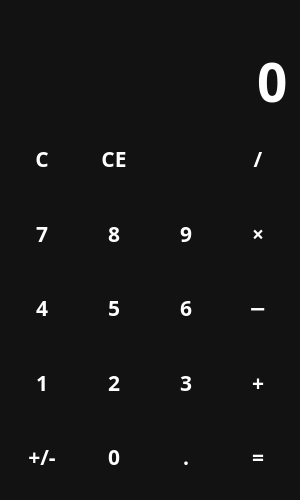
<?xml version="1.0" encoding="UTF-8"?>
<ui version="4.0">
 <class>MainWindow</class>
 <widget class="QMainWindow" name="MainWindow">
  <property name="geometry">
   <rect>
    <x>0</x>
    <y>0</y>
    <width>300</width>
    <height>500</height>
   </rect>
  </property>
  <property name="minimumSize">
   <size>
    <width>300</width>
    <height>500</height>
   </size>
  </property>
  <property name="windowTitle">
   <string>calculator</string>
  </property>
  <property name="windowIcon">
   <iconset resource="files.qrc">
    <normaloff>:/icons/icons/calculator.svg</normaloff>:/icons/icons/calculator.svg</iconset>
  </property>
  <property name="styleSheet">
   <string notr="true">QWidget {
                color: white;
                background-color: #121212;
                font-family: Rubik;
                font-size: 16pt;
                font-weight: 600;
                }

                QPushButton {
                background-color: transparent;
                border: none;
                }

                QPushButton:hover {
                background-color: #FF8C00;
                }

                QPushButton:pressed {
                background-color: #cc712b;
                }
            </string>
  </property>
  <widget class="QWidget" name="centralwidget">
   <layout class="QVBoxLayout" name="verticalLayout">
    <item>
     <widget class="QLabel" name="lbl_temp">
      <property name="sizePolicy">
       <sizepolicy hsizetype="Preferred" vsizetype="Maximum">
        <horstretch>0</horstretch>
        <verstretch>0</verstretch>
       </sizepolicy>
      </property>
      <property name="styleSheet">
       <string notr="true">color: #888;</string>
      </property>
      <property name="alignment">
       <set>Qt::AlignRight|Qt::AlignTrailing|Qt::AlignVCenter</set>
      </property>
     </widget>
    </item>
    <item>
     <widget class="QLineEdit" name="le_entry">
      <property name="sizePolicy">
       <sizepolicy hsizetype="Expanding" vsizetype="Maximum">
        <horstretch>0</horstretch>
        <verstretch>0</verstretch>
       </sizepolicy>
      </property>
      <property name="styleSheet">
       <string notr="true">font-size: 40pt;
                                border: none;
                            </string>
      </property>
      <property name="text">
       <string>0</string>
      </property>
      <property name="maxLength">
       <number>16</number>
      </property>
      <property name="alignment">
       <set>Qt::AlignRight|Qt::AlignTrailing|Qt::AlignVCenter</set>
      </property>
      <property name="readOnly">
       <bool>true</bool>
      </property>
     </widget>
    </item>
    <item>
     <layout class="QGridLayout" name="layout_buttons">
      <item row="0" column="0">
       <widget class="QPushButton" name="btn_clear">
        <property name="sizePolicy">
         <sizepolicy hsizetype="Minimum" vsizetype="Expanding">
          <horstretch>0</horstretch>
          <verstretch>0</verstretch>
         </sizepolicy>
        </property>
        <property name="cursor">
         <cursorShape>PointingHandCursor</cursorShape>
        </property>
        <property name="text">
         <string>C</string>
        </property>
       </widget>
      </item>
      <item row="1" column="0">
       <widget class="QPushButton" name="btn_7">
        <property name="sizePolicy">
         <sizepolicy hsizetype="Minimum" vsizetype="Expanding">
          <horstretch>0</horstretch>
          <verstretch>0</verstretch>
         </sizepolicy>
        </property>
        <property name="cursor">
         <cursorShape>PointingHandCursor</cursorShape>
        </property>
        <property name="text">
         <string>7</string>
        </property>
       </widget>
      </item>
      <item row="4" column="1">
       <widget class="QPushButton" name="btn_0">
        <property name="sizePolicy">
         <sizepolicy hsizetype="Minimum" vsizetype="Expanding">
          <horstretch>0</horstretch>
          <verstretch>0</verstretch>
         </sizepolicy>
        </property>
        <property name="cursor">
         <cursorShape>PointingHandCursor</cursorShape>
        </property>
        <property name="text">
         <string>0</string>
        </property>
        <property name="shortcut">
         <string>0</string>
        </property>
       </widget>
      </item>
      <item row="3" column="0">
       <widget class="QPushButton" name="btn_1">
        <property name="sizePolicy">
         <sizepolicy hsizetype="Minimum" vsizetype="Expanding">
          <horstretch>0</horstretch>
          <verstretch>0</verstretch>
         </sizepolicy>
        </property>
        <property name="cursor">
         <cursorShape>PointingHandCursor</cursorShape>
        </property>
        <property name="text">
         <string>1</string>
        </property>
        <property name="shortcut">
         <string>1</string>
        </property>
       </widget>
      </item>
      <item row="4" column="0">
       <widget class="QPushButton" name="btn_neg">
        <property name="sizePolicy">
         <sizepolicy hsizetype="Minimum" vsizetype="Expanding">
          <horstretch>0</horstretch>
          <verstretch>0</verstretch>
         </sizepolicy>
        </property>
        <property name="cursor">
         <cursorShape>PointingHandCursor</cursorShape>
        </property>
        <property name="text">
         <string>+/-</string>
        </property>
       </widget>
      </item>
      <item row="2" column="0">
       <widget class="QPushButton" name="btn_4">
        <property name="sizePolicy">
         <sizepolicy hsizetype="Minimum" vsizetype="Expanding">
          <horstretch>0</horstretch>
          <verstretch>0</verstretch>
         </sizepolicy>
        </property>
        <property name="cursor">
         <cursorShape>PointingHandCursor</cursorShape>
        </property>
        <property name="text">
         <string>4</string>
        </property>
        <property name="shortcut">
         <string>4</string>
        </property>
       </widget>
      </item>
      <item row="4" column="2">
       <widget class="QPushButton" name="btn_point">
        <property name="sizePolicy">
         <sizepolicy hsizetype="Minimum" vsizetype="Expanding">
          <horstretch>0</horstretch>
          <verstretch>0</verstretch>
         </sizepolicy>
        </property>
        <property name="cursor">
         <cursorShape>PointingHandCursor</cursorShape>
        </property>
        <property name="text">
         <string>.</string>
        </property>
        <property name="shortcut">
         <string>.</string>
        </property>
       </widget>
      </item>
      <item row="4" column="3">
       <widget class="QPushButton" name="btn_calc">
        <property name="sizePolicy">
         <sizepolicy hsizetype="Minimum" vsizetype="Expanding">
          <horstretch>0</horstretch>
          <verstretch>0</verstretch>
         </sizepolicy>
        </property>
        <property name="cursor">
         <cursorShape>PointingHandCursor</cursorShape>
        </property>
        <property name="text">
         <string>=</string>
        </property>
        <property name="shortcut">
         <string>=</string>
        </property>
       </widget>
      </item>
      <item row="3" column="3">
       <widget class="QPushButton" name="btn_add">
        <property name="sizePolicy">
         <sizepolicy hsizetype="Minimum" vsizetype="Expanding">
          <horstretch>0</horstretch>
          <verstretch>0</verstretch>
         </sizepolicy>
        </property>
        <property name="cursor">
         <cursorShape>PointingHandCursor</cursorShape>
        </property>
        <property name="text">
         <string>+</string>
        </property>
        <property name="shortcut">
         <string>+</string>
        </property>
       </widget>
      </item>
      <item row="2" column="3">
       <widget class="QPushButton" name="btn_sub">
        <property name="sizePolicy">
         <sizepolicy hsizetype="Minimum" vsizetype="Expanding">
          <horstretch>0</horstretch>
          <verstretch>0</verstretch>
         </sizepolicy>
        </property>
        <property name="cursor">
         <cursorShape>PointingHandCursor</cursorShape>
        </property>
        <property name="text">
         <string>−</string>
        </property>
        <property name="shortcut">
         <string>-</string>
        </property>
       </widget>
      </item>
      <item row="1" column="3">
       <widget class="QPushButton" name="btn_mul">
        <property name="sizePolicy">
         <sizepolicy hsizetype="Minimum" vsizetype="Expanding">
          <horstretch>0</horstretch>
          <verstretch>0</verstretch>
         </sizepolicy>
        </property>
        <property name="cursor">
         <cursorShape>PointingHandCursor</cursorShape>
        </property>
        <property name="text">
         <string>×</string>
        </property>
        <property name="shortcut">
         <string>*</string>
        </property>
       </widget>
      </item>
      <item row="0" column="3">
       <widget class="QPushButton" name="btn_div">
        <property name="sizePolicy">
         <sizepolicy hsizetype="Minimum" vsizetype="Expanding">
          <horstretch>0</horstretch>
          <verstretch>0</verstretch>
         </sizepolicy>
        </property>
        <property name="cursor">
         <cursorShape>PointingHandCursor</cursorShape>
        </property>
        <property name="text">
         <string>/</string>
        </property>
        <property name="shortcut">
         <string>/</string>
        </property>
       </widget>
      </item>
      <item row="0" column="2">
       <widget class="QPushButton" name="btn_backspace">
        <property name="sizePolicy">
         <sizepolicy hsizetype="Minimum" vsizetype="Expanding">
          <horstretch>0</horstretch>
          <verstretch>0</verstretch>
         </sizepolicy>
        </property>
        <property name="cursor">
         <cursorShape>PointingHandCursor</cursorShape>
        </property>
        <property name="icon">
         <iconset resource="files.qrc">
          <normaloff>:/icons/icons/backspace.svg</normaloff>:/icons/icons/backspace.svg</iconset>
        </property>
        <property name="iconSize">
         <size>
          <width>24</width>
          <height>24</height>
         </size>
        </property>
        <property name="shortcut">
         <string>Backspace</string>
        </property>
       </widget>
      </item>
      <item row="0" column="1">
       <widget class="QPushButton" name="btn_ce">
        <property name="sizePolicy">
         <sizepolicy hsizetype="Minimum" vsizetype="Expanding">
          <horstretch>0</horstretch>
          <verstretch>0</verstretch>
         </sizepolicy>
        </property>
        <property name="cursor">
         <cursorShape>PointingHandCursor</cursorShape>
        </property>
        <property name="text">
         <string>CE</string>
        </property>
        <property name="shortcut">
         <string>Del</string>
        </property>
       </widget>
      </item>
      <item row="1" column="1">
       <widget class="QPushButton" name="btn_8">
        <property name="sizePolicy">
         <sizepolicy hsizetype="Minimum" vsizetype="Expanding">
          <horstretch>0</horstretch>
          <verstretch>0</verstretch>
         </sizepolicy>
        </property>
        <property name="cursor">
         <cursorShape>PointingHandCursor</cursorShape>
        </property>
        <property name="text">
         <string>8</string>
        </property>
       </widget>
      </item>
      <item row="1" column="2">
       <widget class="QPushButton" name="btn_9">
        <property name="sizePolicy">
         <sizepolicy hsizetype="Minimum" vsizetype="Expanding">
          <horstretch>0</horstretch>
          <verstretch>0</verstretch>
         </sizepolicy>
        </property>
        <property name="cursor">
         <cursorShape>PointingHandCursor</cursorShape>
        </property>
        <property name="text">
         <string>9</string>
        </property>
       </widget>
      </item>
      <item row="2" column="2">
       <widget class="QPushButton" name="btn_6">
        <property name="sizePolicy">
         <sizepolicy hsizetype="Minimum" vsizetype="Expanding">
          <horstretch>0</horstretch>
          <verstretch>0</verstretch>
         </sizepolicy>
        </property>
        <property name="cursor">
         <cursorShape>PointingHandCursor</cursorShape>
        </property>
        <property name="text">
         <string>6</string>
        </property>
        <property name="shortcut">
         <string>6</string>
        </property>
       </widget>
      </item>
      <item row="2" column="1">
       <widget class="QPushButton" name="btn_5">
        <property name="sizePolicy">
         <sizepolicy hsizetype="Minimum" vsizetype="Expanding">
          <horstretch>0</horstretch>
          <verstretch>0</verstretch>
         </sizepolicy>
        </property>
        <property name="cursor">
         <cursorShape>PointingHandCursor</cursorShape>
        </property>
        <property name="text">
         <string>5</string>
        </property>
        <property name="shortcut">
         <string>5</string>
        </property>
       </widget>
      </item>
      <item row="3" column="1">
       <widget class="QPushButton" name="btn_2">
        <property name="sizePolicy">
         <sizepolicy hsizetype="Minimum" vsizetype="Expanding">
          <horstretch>0</horstretch>
          <verstretch>0</verstretch>
         </sizepolicy>
        </property>
        <property name="cursor">
         <cursorShape>PointingHandCursor</cursorShape>
        </property>
        <property name="text">
         <string>2</string>
        </property>
        <property name="shortcut">
         <string>2</string>
        </property>
       </widget>
      </item>
      <item row="3" column="2">
       <widget class="QPushButton" name="btn_3">
        <property name="sizePolicy">
         <sizepolicy hsizetype="Minimum" vsizetype="Expanding">
          <horstretch>0</horstretch>
          <verstretch>0</verstretch>
         </sizepolicy>
        </property>
        <property name="cursor">
         <cursorShape>PointingHandCursor</cursorShape>
        </property>
        <property name="text">
         <string>3</string>
        </property>
        <property name="shortcut">
         <string>3</string>
        </property>
       </widget>
      </item>
     </layout>
    </item>
   </layout>
  </widget>
 </widget>
 <resources>
  <include location="files.qrc"/>
 </resources>
 <connections/>
</ui>
